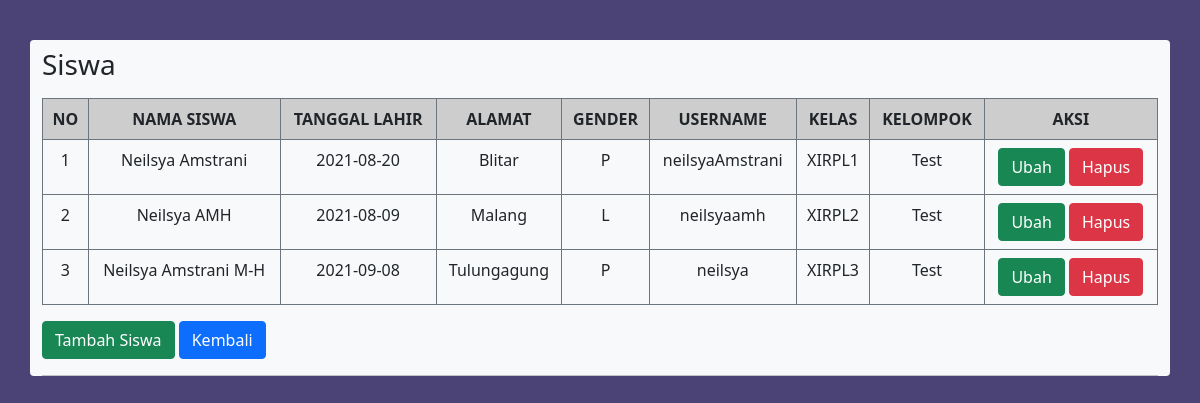
/tampil_siswa.php (signed in), run on the app's committed database.
### tables this page shows
CREATE TABLE `siswa` (
  `id_siswa` int(11) NOT NULL,
  `nama_siswa` varchar(100) DEFAULT NULL,
  `tanggal_lahir` date DEFAULT NULL,
  `gender` enum('L','P') DEFAULT NULL,
  `alamat` text,
  `username` varchar(255) DEFAULT NULL,
  `password` varchar(255) DEFAULT NULL,
  `id_kelas` int(11) DEFAULT NULL
);

CREATE TABLE `kelas` (
  `id_kelas` int(11) NOT NULL,
  `nama_kelas` varchar(20) DEFAULT NULL,
  `kelompok` varchar(20) DEFAULT NULL
);

### tampil_siswa.php (the view, shortened to what this page needs)
<?php
include "header.php";
?>
<nav class="navbar navbar-expand-lg" style="margin-top: 40px" >
    <h3>Siswa</h3>
</nav >
<table class="table table-bordered border-secondary" >
    <thead style="background-color: #cccdcc" align="center">
        <tr>
            <th>NO</th><th>NAMA SISWA</th><th>TANGGAL LAHIR</th>
            <th>ALAMAT</th><th>GENDER</th>
            <th>USERNAME</th><th>KELAS</th><th>KELOMPOK</th><th>AKSI</th>
        </tr>
    </thead>
    <tbody align="center">
        <?php
        include "koneksi.php";
        $qry_siswa=mysqli_query($conn,"select * from siswa join kelas on kelas.id_kelas=siswa.id_kelas");
        $no=0;
        while($data_siswa=mysqli_fetch_array($qry_siswa)){
            $no++;?>
            <tr>
            <td><?=$no?></td><td><?=$data_siswa['nama_siswa']?></td>
            <td><?=$data_siswa['tanggal_lahir']?></td>
            <td><?=$data_siswa['alamat']?></td>
            <td><?=$data_siswa['gender']?></td>
            <td><?=$data_siswa['username']?></td>
            <td><?=$data_siswa['nama_kelas']?></td>
            <td><?=$data_siswa['kelompok']?></td>
            <td><a href="ubah_siswa.php?id_siswa=<?=$data_siswa['id_siswa']?>" class="btn btn-success">Ubah</a>
            <a href="hapus.php?id_siswa=<?=$data_siswa['id_siswa']?>" onclick="return confirm('Apakah anda yakin menghapus data ini?')" class="btn btn-danger">Hapus</a></td>
            </tr>
        <?php
        }
        ?>
    </tbody>
</table>
<td><a href="tambah_siswa.php?id_siswa=<?=$data_siswa['id_siswa']?>" class="btn btn-success">Tambah Siswa</a></td>
<a href="home.php" class="btn btn-primary" type="submit" value="KEMBALI">Kembali</a>
<hr>

### tampil_siswa.php (style rules this page uses)
body { background-color: #4b4276; }

### data on the page
siswa: nama_siswa "Neilsya Amstrani", tanggal_lahir "2021-08-20", alamat "Blitar", gender "P", username "neilsyaAmstrani", id_kelas.nama_kelas "XIRPL1", id_kelas.kelompok "Test"
siswa: nama_siswa "Neilsya AMH", tanggal_lahir "2021-08-09", alamat "Malang", gender "L", username "neilsyaamh", id_kelas.nama_kelas "XIRPL2", id_kelas.kelompok "Test"
siswa: nama_siswa "Neilsya Amstrani M-H", tanggal_lahir "2021-09-08", alamat "Tulungagung", gender "P", username "neilsya", id_kelas.nama_kelas "XIRPL3", id_kelas.kelompok "Test"
